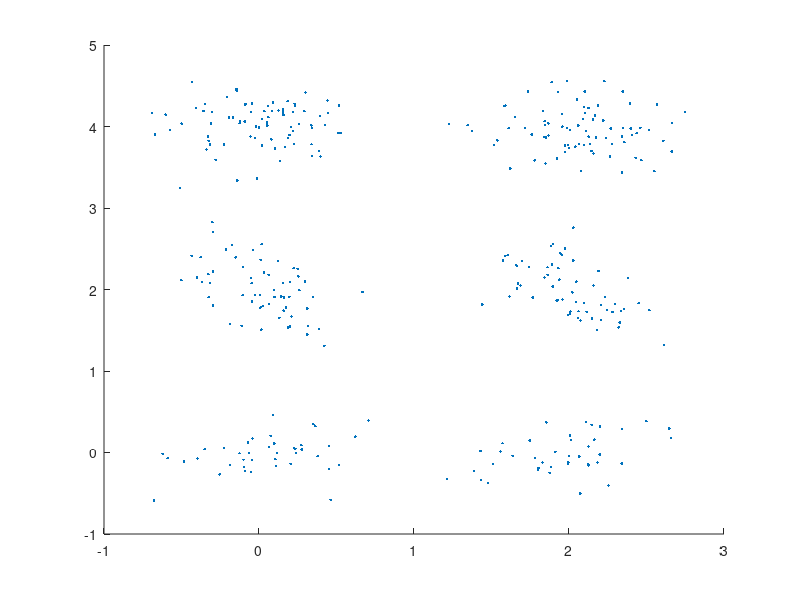

Here is the MATLAB script that generated this plot: (Note: this script raises an error after producing the figure.)
function test
close all
addpath('/homes/qkong/my_code2015.5-/matlab/toolbox/voicebox')
addpath('/homes/qkong/my_code2015.5-/matlab/gmm')


% ================================
% DO NOT DELETE!
% % Markov test
% Markov([1 1 1 1 2 2 2 3 3 3 1 1 2 2 2 2])

% ================================
% % Gmm test

% GmmTest();

% ================================
% % DO NOT DELETE!
% DhmmTest();
% pause

% ================================
% continuous hmm, gauss
% ChmmGaussTest();

% ================================
% continuous hmm, gauss mix
ChmmGaussMixTest();

% ================================
% continuous hmm, gauss mix tied
% ChmmGaussMixTiedTest();

end

% ===========
function GmmTest()
rng(0)
X1 = mvnrnd([0,0], [0.5, 0.2; 0.2, 0.3]/4, 50);
X2 = mvnrnd([2,2], [0.3, -0.2; -0.2, 0.5]/4, 70);
X3 = mvnrnd([4,0], [0.5, 0; 0, 0.3]/4, 100);
X4 = [10,10;];
X = [X1; X2; X3; X4];
scatter(X(:,1), X(:,2), '.'); hold on
mix = 6;
[pi, mu, Sigma] = Gmm(X, mix, 'cov_type','diag', 'cov_thresh', 1e-2);
for i1 = 1:mix
    error_ellipse(Sigma(:,:,i1), mu(:,i1), 'style', 'r'), hold on
end

probs = Gmmpdf(X, pi, mu, Sigma);



end

% ============
function DhmmTest()
% discrete hmm
Data{1} = [1 1 1 4 1 1 1 2 2 2 2 2 2 1 2 2 2 2 3 3 3 3 3 1 3 3 3]';
Data{2} = [1 1 2 1 1 1 1 1 2 2 2 3 2 2 2 2 2 3 3 3 3 3 4 3 3 3]';

% init pi, A, mu
Q = 3; M = 4; 
rng('default')
p_start0 = mk_stochastic(rand(Q,1));  % p(z1), dim 1: Q
% A0 = mk_stochastic(rand(Q,Q));   % p(zn-1, zn), dim 1: Q, dim 2: Q
A0 = [0.5 0.5 0; 0 0.5 0.5; 0 0 1];
b = [0.1; 0.2; 0.3; 0.4];
mu0 = repmat(b, 1, Q);            % dim 1: M, dim 2: Q
% mu0 = repmat(ones(M,1)/M,1,Q);
iter_num = 10;
[p_start, A, mu] = Dhmm(Data, p_start0, A0, mu0, iter_num);
p_start
A
mu

Ob = Discrete_p_xn_cond_zn(Data{2}, mu);
[gamma, sum_ita, loglik] = ForwardBackward(p_start,A,Ob);
path = ViterbiDecode(p_start,A,Ob)
end

function Data = GenerateData1()
for i1 = 1:2
    X1 = mvnrnd([0,0], [0.5, 0.2; 0.2, 0.3]/5, 20);
    X2 = mvnrnd([0,2], [0.3, -0.2; -0.2, 0.5]/5, 30);
    X3 = mvnrnd([0,4], [0.5, 0; 0, 0.3]/5, 40);
    X = [X1; X2; X3];
    Data{i1} = X;
end

end

% ============
function ChmmGaussTest()
% rng(0)


Data = GenerateData1();
Xall = cell2mat(Data');
scatter(Xall(:,1), Xall(:,2), '.'); hold on

Q = 3;
p = 2;  % feature dim

for i1 = 1:Q-1
    A0(i1,i1:i1+1) = 0.5;
end
A0(Q,Q) = 1;
% A0 = mk_stochastic(rand(Q))



[p_start, A, Emis, loglik] = Chmm_gauss(Data, Q, 'A0', A0);
p_start
A
for i1 = 1:length(Emis)
    Emis{i1}.mu
    Emis{i1}.Sigma
end
loglik

logOb = Gauss_logp_xn_cond_zn(Data{1}, Emis);
[gamma, sum_ita, loglik] = ForwardBackward(p_start,A,[],logOb);
path = ViterbiDecode(p_start, A, exp(logOb));
path';

error_ellipse(Emis{1}.Sigma, Emis{1}.mu, 'style', 'r'); hold on
error_ellipse(Emis{2}.Sigma, Emis{2}.mu, 'style', 'g'); hold on
error_ellipse(Emis{3}.Sigma, Emis{3}.mu, 'style', 'k'); hold on

end




% =============================
function Data = GenerateData2()
for i1 = 1:2
    X1 = mvnrnd([0,0], [0.5, 0.2; 0.2, 0.3]/5, 20);
    X2 = mvnrnd([0,2], [0.3, -0.2; -0.2, 0.5]/5, 30);
    X3 = mvnrnd([0,4], [0.5, 0; 0, 0.3]/5, 40);
    X = [X1; X2; X3];
    Data{i1} = X;
end
for i1 = 3:4
    X1 = mvnrnd([2,0], [0.5, 0.2; 0.2, 0.3]/5, 20);
    X2 = mvnrnd([2,2], [0.3, -0.2; -0.2, 0.5]/5, 30);
    X3 = mvnrnd([2,4], [0.5, 0; 0, 0.3]/5, 40);
    X = [X1; X2; X3];
    Data{i1} = X;
end

end

function ChmmGaussMixTest()
% rng(0)

Data = GenerateData2();
Xall = cell2mat(Data');
scatter(Xall(:,1), Xall(:,2), '.'); hold on

Q = 3; 
M = 2; 
p = 2; 

p_start0 = normalise(rand(Q,1));
A0 = mk_stochastic(rand(Q));
% for i1 = 1:Q-1
%     A0(i1,i1:i1+1) = 0.5;
% end
% A0(Q,Q) = 1;

[pi0, mu, Sigma] = Gmm(Xall, Q*M);
Emis0.pi = zeros(M,Q);
Emis0.mu = zeros(p,M,Q);
Emis0.Sigma = zeros(p,p,M,Q);


cnt = 1;
for i1 = 1:Q
    tmp = 0;
    for i2 = 1:M
        Emis0.pi(i2,i1) = pi0(cnt);
        Emis0.mu(:,i2,i1) = mu(:,cnt);
        Emis0.Sigma(:,:,i2,i1) = Sigma(:,:,cnt);
        tmp = tmp + pi0(cnt);
        cnt = cnt + 1;
    end
    p_start0(i1) = tmp;
end
if M==1 
    Emis0.pi = ones(1,Q);
else
    Emis0.pi = mk_stochastic(Emis0.pi')';
end

% ------------
[p_start, A, Emis, loglik] = Chmm_gauss_mix(Data, p_start0, A0, Emis0);
p_start
A
Emis
loglik

% for i1 = 1:Q
%     for i2 = 1:M
%         error_ellipse(Emis.Sigma(:,:,i2,i1), Emis.mu(:,i2,i1), 'style', 'r'); hold on
%     end
% end

% Emis = Emis0;

for i2 = 1:M
    error_ellipse(Emis.Sigma(:,:,i2,1), Emis.mu(:,i2,1), 'style', 'r'); hold on
    error_ellipse(Emis.Sigma(:,:,i2,2), Emis.mu(:,i2,2), 'style', 'g'); hold on
    error_ellipse(Emis.Sigma(:,:,i2,3), Emis.mu(:,i2,3), 'style', 'k'); hold on
end
end

% ===========
function ChmmGaussMixTiedTest()

rng(0)

Data = GenerateData2();
Xall = cell2mat(Data');
scatter(Xall(:,1), Xall(:,2), '.'); hold on

Q = 3; 
M = 6; 
p = 2; 

p_start0 = normalise(rand(Q,1));
for i1 = 1:Q-1
    A0(i1,i1:i1+1) = 0.5;
end
A0(Q,Q) = 1;

[pi0, mu, Sigma] = Gmm(Xall, M);


Emis0.pi = zeros(M,Q);
Emis0.mu = zeros(p,M);
Emis0.Sigma = zeros(p,p,M);
for i1 = 1:M
    Emis0.mu(:,i1) = mu(:,i1);
    Emis0.Sigma(:,:,i1) = Sigma(:,:,i1);
end
for i1 = 1:Q
    Emis0.pi(:,i1) = normalise(rand(M,1));
end


% ------------
[p_start, A, Emis] = Chmm_gauss_mix_tied(Data, p_start0, A0, Emis0);
p_start
A
Emis


for i2 = 1:M
    error_ellipse(Emis.Sigma(:,:,i2), Emis.mu(:,i2), 'style', 'r'); hold on
    error_ellipse(Emis.Sigma(:,:,i2), Emis.mu(:,i2), 'style', 'g'); hold on
    error_ellipse(Emis.Sigma(:,:,i2), Emis.mu(:,i2), 'style', 'k'); hold on
end
end

